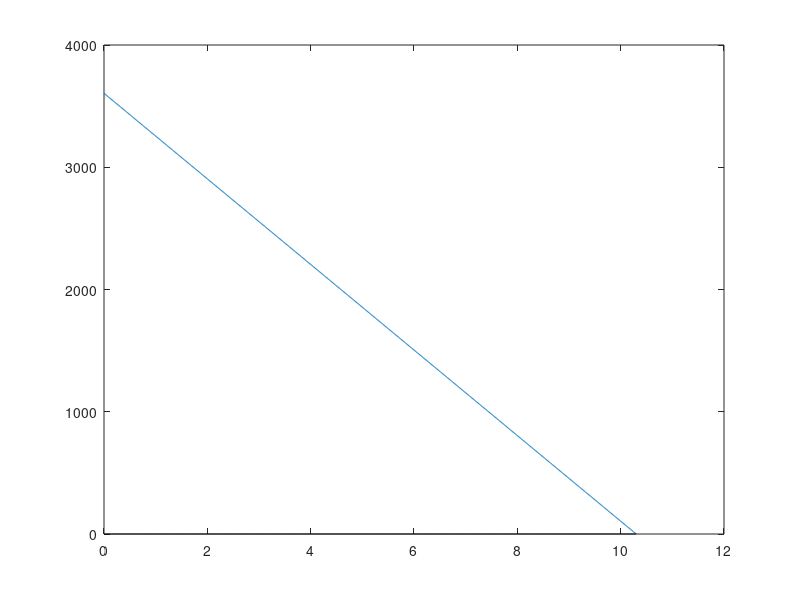

This chart was generated by the following MATLAB code: (Note: this script raises an error after producing the figure.)

currentStockPrice = 0.68;

Pp = 31;
% Pop = 10.25;
Pop = [0:0.01:50];

Pc = 10;
Poc = 10.7;
% Poc = [0:0.01:50];

Cpp = 7;
Cpc = Cpp;

ratioCP = (Cpp * Cpc) / (Cpp + Cpc);

profit1 = ratioCP * ((Pp - Pc) - (Poc + Pop)) * 100;

profit2 = ratioCP * ((Pp - Pc) - (Poc + Pop)) * 100;

if(size(Pop, 2) > 1)
    figure
    plot(Pop(profit1 >= -1), profit1(profit1 >= -1)')
    hold on
    plot(Pop(profit1 >= -1), zeros(size(profit1(profit1 >= -1)')), "color", "black")

    leg = legend(string(Pp));
    title(leg, "Call Amount")

    xlabel("Price of Put Contract")
    ylabel("Profit")
    xticks(Pop(profit1 >= -1))
    grid on
else
    figure
    plot(Poc(profit1 >= -1), profit1(profit1 >= -1)')
    hold on
    plot(Poc(profit1 >= -1), zeros(size(profit1(profit1 >= -1)')), "color", "black")

    leg = legend(string(Pp));
    title(leg, "Put Amount")

    xlabel("Price of Call Contract")
    ylabel("Profit")
    xticks(Poc(profit1 >= -1))
    grid on
end


